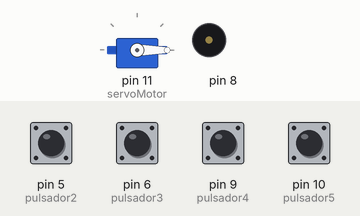
Simulated run of this sketch. Board: Arduino Uno, built with avr-gcc and run on an emulated ATmega328P. Shown: servo, buzzer (waves = sounding). The inputs (shaded band) are chosen by the test bench; at power-on: pin 5 (pulsador2), pin 6 (pulsador3), pin 9 (pulsador4), pin 10 (pulsador5) HIGH.

Above: at 2.8 s.
2.9 s: pin 10 (pulsador5) pulled LOW for 1.2 s
At 4.8 s:
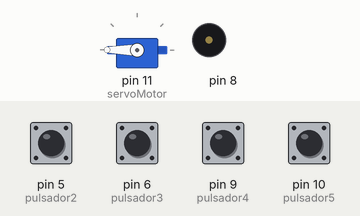
7.5 s: pin 5 (pulsador2) pulled LOW for 1.2 s
At 9.8 s:
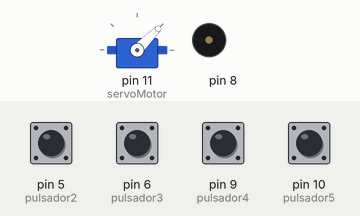
11.5 s: pin 6 (pulsador3) pulled LOW for 1.2 s
At 13.5 s:
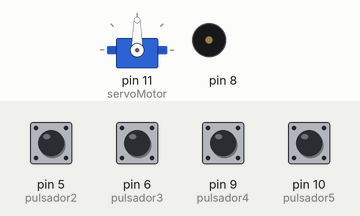
15.5 s: pin 9 (pulsador4) pulled LOW for 1.2 s
At 17.7 s:
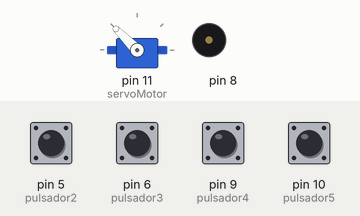
Timing chart, 0 to 19.5 s (numbered marks = the images above; inputs shaded):
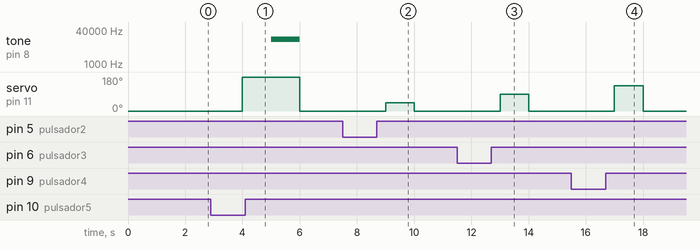

Measured:
- after the input at 2.9 s, tone on pin 8: silent → 15000 Hz after 2.1 s, → silent 1.0 s later; servo on pin 11 (servoMotor): 0° → 180° after 1.1 s, → 0° 2.0 s later
- after the input at 7.5 s, servo on pin 11 (servoMotor): 0° → 45° after 1.5 s, → 0° 1.0 s later
- after the input at 11.5 s, servo on pin 11 (servoMotor): 0° → 90° after 1.5 s, → 0° 1.0 s later
- after the input at 15.5 s, servo on pin 11 (servoMotor): 0° → 135° after 1.5 s, → 0° 1.0 s later

The sketch:

sketch_apr19a4.2.ino
```cpp
#include <Servo.h>
#define pulsador1 3
#define pulsador2 5
#define pulsador3 6
#define pulsador4 9
#define pulsador5 10
#define buzzer 8
int lectura;
int angulo=0;
int estado1;
int estado2;
int estado3;
int estado4;
int estado5;

#define OutPin(pulsador1) pinMode(pulsador1,INPUT)
#define OutPin(pulsador2) pinMode(pulsador2, INPUT)
#define OutPin(pulsador3) pinMode(pulsador3, INPUT)
#define OutPin(pulsador4) pinMode(pulsador4, INPUT)
#define OutPin(pulsador5) pinMode(pulsador5, INPUT)
Servo servoMotor;

void setup()
{
servoMotor.attach(11);
servoMotor.write(angulo);
OutPin(pulsador1);
OutPin(pulsador2);
OutPin(pulsador3);
OutPin(pulsador4);
OutPin(pulsador5);
}

void loop()
{

estado2 = digitalRead(pulsador2);
estado3 = digitalRead(pulsador3);
estado4 = digitalRead(pulsador4);
estado5 = digitalRead(pulsador5);


  if(estado1 == 0){
  servoMotor.write(0);
    delay(1000);

  }

  if(estado2== 0){
  servoMotor.write(45);
    delay(1000);}

  if(estado3 == 0){
  servoMotor.write(90);
    delay(1000);}

  if(estado4 == 0){
  servoMotor.write(135);
    delay(1000);}

  if(estado5 == 0){
  servoMotor.write(180);
    delay(1000);
  tone(8,15000);
   delay(1000);
    noTone(8);}


      }
```
